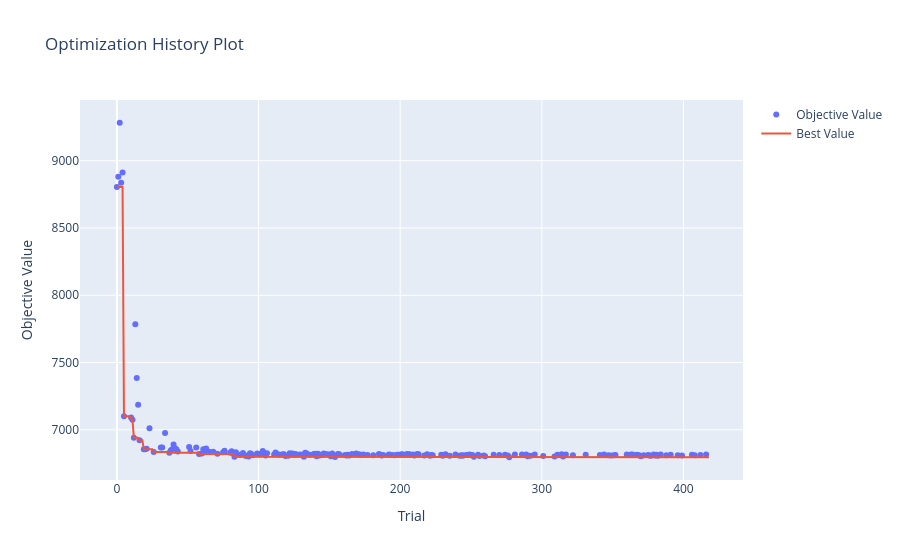
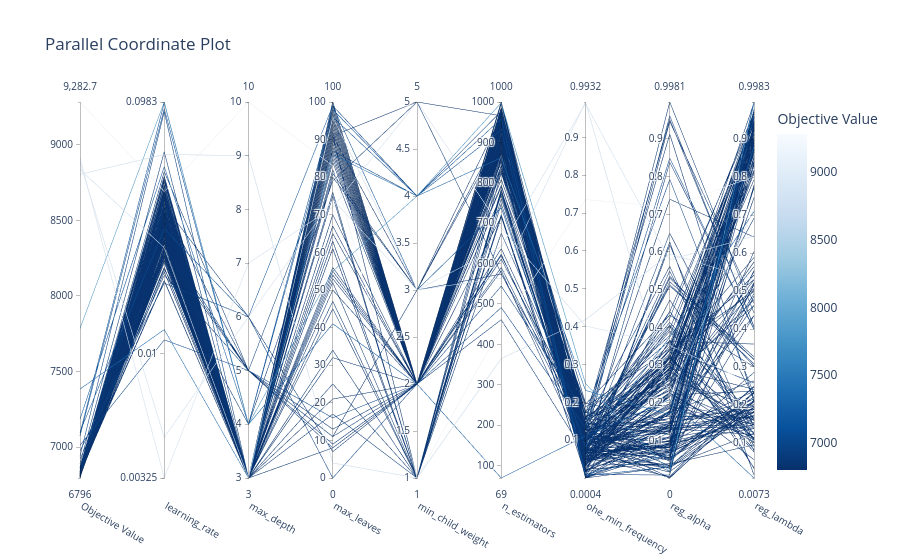
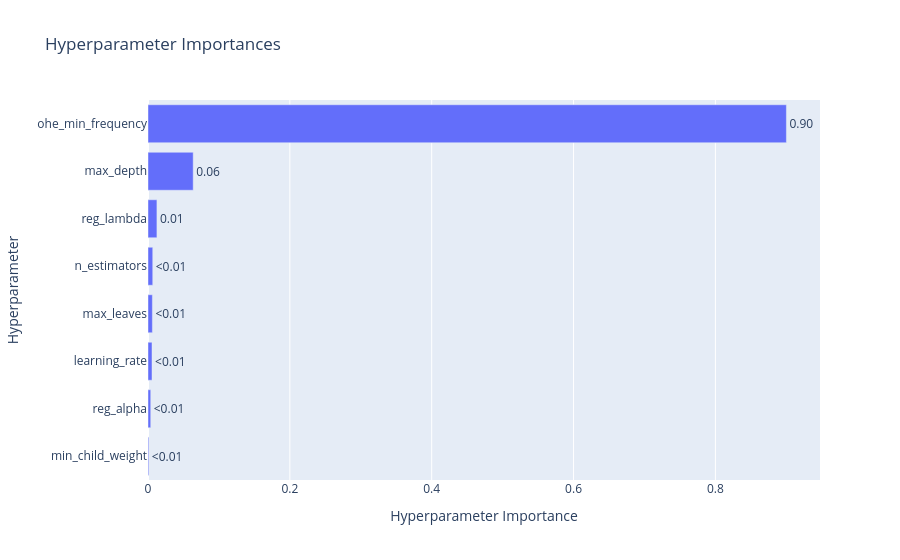

Notebook source saved alongside these figures, in order:
### Code cell
# Inserte su código acá
import optuna.visualization as vis

# 1. Historial de optimización
fig_hist = vis.plot_optimization_history(study_pruning)
fig_hist.show()

# 2. Gráfico de coordenadas paralelas
fig_parallel = vis.plot_parallel_coordinate(study_pruning)
fig_parallel.show()

# 3. Importancia de hiperparámetros
fig_importance = vis.plot_param_importances(study_pruning)
fig_importance.show()

### Figure 1 — Plotly figure (JSON) as saved in the notebook; plotly's stock layout.template omitted (floating-point values rounded to 4 significant figures; data arrays with more than 128 entries replaced by an {"elided": "..."} marker saying what was removed)
{"data": [{"mode": "markers", "name": "Objective Value", "type": "scatter", "x": {"elided": "203 int values"}, "y": {"elided": "203 float values"}}, {"mode": "lines", "name": "Best Value", "type": "scatter", "x": {"elided": "419 int values"}, "y": {"elided": "419 float values"}}, {"marker": {"color": "#cccccc"}, "mode": "markers", "name": "Infeasible Trial", "showlegend": false, "type": "scatter", "x": [], "y": []}], "layout": {"title": {"text": "Optimization History Plot"}, "xaxis": {"title": {"text": "Trial"}}, "yaxis": {"title": {"text": "Objective Value"}}}}

### Figure 2 — Plotly figure (JSON) as saved in the notebook; plotly's stock layout.template omitted (floating-point values rounded to 4 significant figures; data arrays with more than 128 entries replaced by an {"elided": "..."} marker saying what was removed)
{"data": [{"dimensions": [{"label": "Objective Value", "range": [6796.0, 9283.0], "values": {"elided": "203 float values"}}, {"label": "learning_rate", "range": [-2.489, -1.008], "ticktext": ["0.00325", "0.01", "0.0983"], "tickvals": [-2.489, -2, -1.008], "values": {"elided": "203 float values"}}, {"label": "max_depth", "range": [3, 10], "values": {"elided": "203 int values"}}, {"label": "max_leaves", "range": [0, 100], "values": {"elided": "203 int values"}}, {"label": "min_child_weight", "range": [1, 5], "values": {"elided": "203 int values"}}, {"label": "n_estimators", "range": [69, 1000], "values": {"elided": "203 int values"}}, {"label": "ohe_min_frequency", "range": [0.0004342, 0.9932], "values": {"elided": "203 float values"}}, {"label": "reg_alpha", "range": [1.195e-06, 0.9981], "values": {"elided": "203 float values"}}, {"label": "reg_lambda", "range": [0.007344, 0.9983], "values": {"elided": "203 float values"}}], "labelangle": 30, "labelside": "bottom", "line": {"color": {"elided": "203 float values"}, "colorbar": {"title": {"text": "Objective Value"}}, "colorscale": [[0, "rgb(247,251,255)"], [0.125, "rgb(222,235,247)"], [0.25, "rgb(198,219,239)"], [0.375, "rgb(158,202,225)"], [0.5, "rgb(107,174,214)"], [0.625, "rgb(66,146,198)"], [0.75, "rgb(33,113,181)"], [0.875, "rgb(8,81,156)"], [1, "rgb(8,48,107)"]], "reversescale": true, "showscale": true}, "type": "parcoords"}], "layout": {"title": {"text": "Parallel Coordinate Plot"}}}

### Figure 3 — Plotly figure (JSON) as saved in the notebook; plotly's stock layout.template omitted (floating-point values rounded to 4 significant figures)
{"data": [{"cliponaxis": false, "hovertemplate": ["min_child_weight (IntDistribution): 0.001133880135026207<extra></extra>", "reg_alpha (FloatDistribution): 0.0038615676611791928<extra></extra>", "learning_rate (FloatDistribution): 0.0056812222077600415<extra></extra>", "max_leaves (IntDistribution): 0.006192571304819847<extra></extra>", "n_estimators (IntDistribution): 0.006696478715673561<extra></extra>", "reg_lambda (FloatDistribution): 0.012586503568379717<extra></extra>", "max_depth (IntDistribution): 0.06373449137720721<extra></extra>", "ohe_min_frequency (FloatDistribution): 0.9001132850299542<extra></extra>"], "name": "Objective Value", "orientation": "h", "text": ["<0.01", "<0.01", "<0.01", "<0.01", "<0.01", "0.01", "0.06", "0.90"], "textposition": "outside", "type": "bar", "x": [0.001134, 0.003862, 0.005681, 0.006193, 0.006696, 0.01259, 0.06373, 0.9001], "y": ["min_child_weight", "reg_alpha", "learning_rate", "max_leaves", "n_estimators", "reg_lambda", "max_depth", "ohe_min_frequency"]}], "layout": {"title": {"text": "Hyperparameter Importances"}, "xaxis": {"title": {"text": "Hyperparameter Importance"}}, "yaxis": {"title": {"text": "Hyperparameter"}}}}
